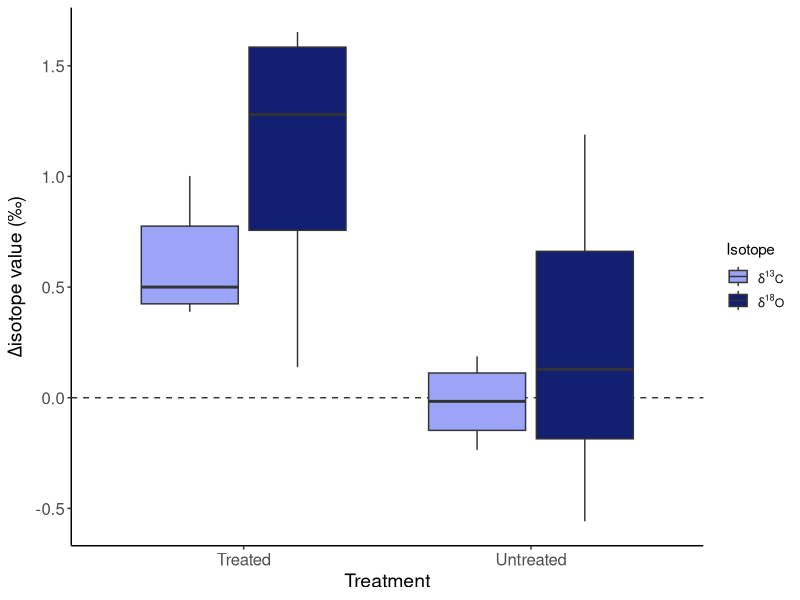
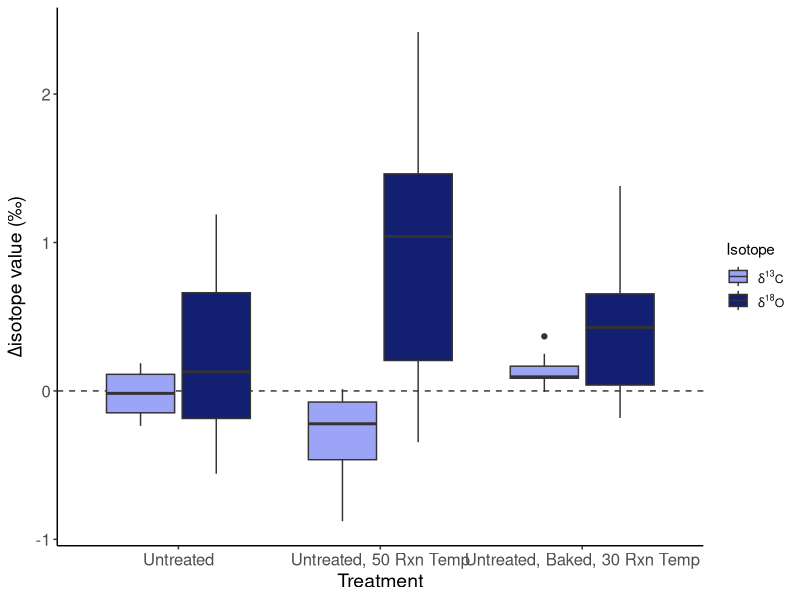

Source code (R) for these figures, in order: (Note: this script raises an error after producing the figures.)
library(dplyr); library(tidyr);library(ggplot2); library(stringr)

delta <- read.csv('delta.csv')
sv <- read.csv('singlevalues.csv')
il <- read.csv('intralab.csv') %>% 
  filter(treatment != 'untreated')
cols <- c("DPAA" = "#97c2f7",  "interlab" = "#5474C0", "UU" = "#2a3f70")
cols2 <- c("O" = "#131F71", "C" = "#9CA4f8")
#how do the samples look, regardless of treatment? 
summ <- sv %>% 
  group_by(lab, sample) %>% 
  summarize(C_mean = round(mean(d13C), 2), 
            C_sd = round(sd(d13C), 2), 
            C_min = min(d13C),
            C_max = max(d13C), 
            O_mean = round(mean(d18O), 2), 
            O_sd = round(sd(d18O), 2), 
            O_min = min(d18O),
            O_max = max(d18O)) # huh some samples seem to just have higher SD 



# Delta values summary ----------------------------------------------------

deltaSumm <- delta %>% 
  group_by(type, iso) %>% 
  summarize(mean = round(mean(value), 2),
            sd = round(sd(value), 2))
# Treated v Untreated by Lab ----------------------------------------------
t.test(subset(delta, type == 'Treated' & iso == 'C')$value)
t.test(subset(delta, type == 'Treated' & iso == 'O')$value)

t.test(subset(delta, type == 'Untreated' & iso == 'C')$value)
t.test(subset(delta, type == 'Untreated' & iso == 'O')$value)

ggplot() + 
  geom_hline(yintercept = 0, color = 'grey20', linetype = 2) +
  geom_boxplot(data = subset(delta, type == 'Untreated' | type == 'Treated'), 
               aes(x = type, y = value, fill = iso)) + 
  theme_classic() +
  scale_fill_manual(values = cols2, 
                    name = "Isotope", 
                    labels = c(expression(paste(delta^13, 'C')), 
                               expression(paste(delta^18, 'O')))) + 
  theme(axis.text.x = element_text(size = 12),
        axis.text.y = element_text(size = 12),
        axis.title = element_text(size = 14), ) + 
  labs(x = "Treatment", 
       y = expression(paste(Delta, "isotope value", " (\u2030)")))

# Baking and Reaction Temp -----------------------------------------------------------

t.test(subset(delta, type == 'Untreated, 50 Rxn Temp' & iso == 'C')$value)
t.test(subset(delta, type == 'Untreated, 50 Rxn Temp' & iso == 'O')$value)

t.test(subset(delta, type == 'Untreated, Baked, 30 Rxn Temp' & iso == 'C')$value)
t.test(subset(delta, type == 'Untreated, Baked, 30 Rxn Temp' & iso == 'O')$value)


ggplot() + 
  geom_hline(yintercept = 0, color = 'grey20', linetype = 2) +
  geom_boxplot(data = subset(delta, type != 'Treated'), 
               aes(x = type, y = value, fill = iso)) + 
  theme_classic() +
  scale_fill_manual(values = cols2, 
                    name = "Isotope", 
                    labels = c(expression(paste(delta^13, 'C')), 
                               expression(paste(delta^18, 'O')))) + 
  theme(axis.text.x = element_text(size = 12),
        axis.text.y = element_text(size = 12),
        axis.title = element_text(size = 14), ) + 
  labs(x = "Treatment", 
       y = expression(paste(Delta, "isotope value", " (\u2030)")))




# Descriptive Stats -------------------------------------------------------

#are the data normally distributed? 
names <- unique(sv$sample)
for (name in names) {
  print(shapiro.test(subset(sv, sample == name)$d18O))
}
for (name in names) {
  print(shapiro.test(subset(sv, sample == name)$d13C))
}#nothing is significant in these outputs
rm(name, names)
#mean and sd of Delta values by protocol
delta %>% 
  filter(lab == 'interlab') %>% 
  group_by(type,iso) %>% 
  summarize(mean = mean(value), 
                 sd = sd(value))

# Interlab stats ----------------------------------------------------------
summDelta <- subset(delta, lab == 'interlab') %>% 
  group_by(iso, type) %>% 
  summarize(mean = round(mean(value), 2), 
            sd = round(sd(value), 2), 
            min = min(value),
            max = max(value))

shapiro.test(subset(delta, iso == 'O')$value)
shapiro.test(subset(delta, iso == 'C')$value)
ggplot(subset(delta, iso == 'O'), aes(value)) + geom_density()
ggplot(subset(delta, iso == 'C'), aes(value)) + geom_density()

treats = unique(subset(delta, lab == 'interlab')$type)
shapTable = data.frame(treats, "C" = rep(0), "O" = rep(0))
datacols = c("C", "O")

for(i in seq_along(treats)){
  for(j in 1:2){
    shapTable[i, j+1] = shapiro.test(subset(delta, lab == 'interlab' & type == treats[i] & iso == datacols[j])$value)$p.value
  }
}

# One-sided t.tests for interlab comparisons
diffTable = tTable = pTable = data.frame(treats, "dC" = rep(0), "dO" = rep(0))

for(i in seq_along(treats)){
  for(j in 1:2){
      test = t.test(subset(delta, lab == 'interlab' & type == treats[i] & iso == datacols[j])$value)
        #delta[delta$type == treats[i], datacols[j]])
      diffTable[i, j+1] = round(test$estimate, 2)
      tTable[i, j+1] = round(test$statistic, 2)
      pTable[i, j+1] = round(test$p.value, 3)
    }
   }
rm(datacols, treats, i, j, test)

